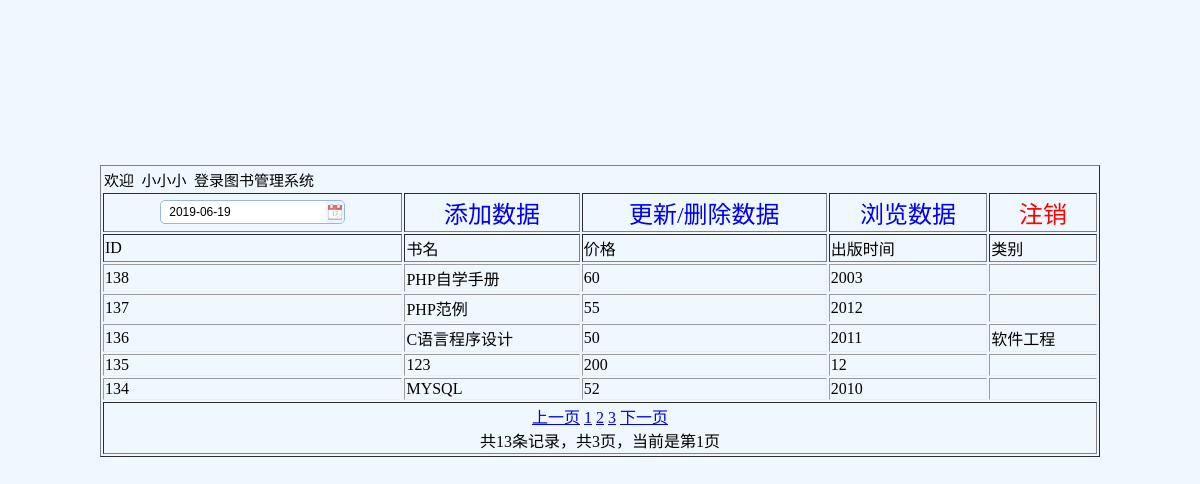
Screenshot of /select.php (signed in) with the database file from the repository.
### tables this page shows
CREATE TABLE IF NOT EXISTS `assmes` (
  `id` int(255) NOT NULL AUTO_INCREMENT,
  `name` char(255) DEFAULT NULL,
  `price` varchar(255) NOT NULL,
  `time` int(255) NOT NULL,
  `class` char(255) DEFAULT NULL,
  PRIMARY KEY (`id`)
);

### select.php (the view, shortened to what this page needs)
<link rel="stylesheet" type="text/css" href="./EASY_UI/themes/default/easyui.css"/>
<link rel="stylesheet" type="text/css" href="./EASY_UI/themes/icon.css"/>
<body bgcolor="#f0f8ff">
<form action="update.php" method="POST" style="position: relative;top: 20%">
    <table border="1" style="width:1000px;" align="center">
        <tr style="border: 0"><td colspan="6" style="border: 0"><marquee><span style="font-size: 15px;color:black;">欢迎&nbsp;
                        <?php
                        include_once("./conn.php");
                        if(!isset($_SESSION['name'])){
                            echo "<script>alert('没有访问权限，请先进行登陆！');location.href='index.php';</script>";
                        }
                        else{$name=$_SESSION['name']; echo urldecode($name); }?>
                        &nbsp;登录图书管理系统</span></marquee></td></tr>
        <tr>
            <td align="center" colspan="1"><font size="5px"/><input type="text" class="easyui-datebox"  value="<?php echo date("Y/m/d");?>"></td>
            <td align="center" colspan="1"><a href="insert.php" style="text-decoration: none"><font size="5px"/>添加数据</a></td>
            <td align="center" colspan="1"><a href="update.php" style="text-decoration: none"><font size="5px"/>更新/删除数据</a></td>
            <td align="center" colspan="1"><a href="select.php" style="text-decoration: none"><font size="5px"/>浏览数据</a></td>
            <td align="center" colspan="1"><a href="empty.php?name=$name" style="text-decoration: none" onclick='return con();'><font size="5px" color="red"/>注销</a></td>
        </tr>
        <tr>
            <td>ID</td>
            <td>书名</td>
            <td>价格</td>
            <td>出版时间</td>
            <td>类别</td>
        </tr>
        <?php
        include_once("./page.php");
        $search_sql="select * from assmes order by id desc";
        $result_news=mysqli_query($link,$search_sql);
        $total_records=mysqli_num_rows($result_news);
        $page_size=5;
        if(isset($_GET["page_current"]))
        {
            $page_current=$_GET["page_current"];
        }
        else
        {
            $page_current=1;
        }
        $start=($page_current-1)*$page_size;
        if($link)
        {
            $result_sql="select * from assmes order by id desc LIMIT $start,$page_size";
            $result=mysqli_query($link,$result_sql);
            while($mestable=mysqli_fetch_array($result,MYSQLI_ASSOC))
            {
                echo "<tr style='border: 0'><td>".$mestable['id']."</td>";
                echo "<td>".$mestable['name']."</td>";
                echo "<td>".$mestable['price']."</td>";
                echo "<td>".$mestable['time']."</td>";
                echo "<td>".$mestable['class']."</td>";
                echo "</tr>";
            }
            echo "<tr><td colspan='6' align='center'>";
            $url= $_SERVER['PHP_SELF'];
            page($total_records,$page_size,$page_current,$url,"");
        }
        else{
            echo "<script>alert('连接数据库失败');</script>";
        }
        ?>
        </td></tr></table></form>

### page.php (shortened to what this page needs)
<?php
function page($total_records,$page_size,$page_current,$url,$keyword){
    $total_pages=ceil($total_records/$page_size);
    $page_previous=($page_current<=1)?1:$page_current-1;
    $page_next = ($page_current>=$total_pages)?$total_pages:$page_current+1;
    $page_next = ($page_next==0)?1:$page_next;
    $page_start = ($page_current-5>0)?$page_current-5:0;
    $page_end = ($page_start+10<$total_pages)?$page_start+10:$total_pages;
    $page_start = $page_end-10;
    if($page_start<0) $page_start = 0;
    if(empty($keyword)){
        $navigator = "<a href=$url?page_current=$page_previous>上一页</a>  ";
        for($i=$page_start;$i<$page_end;$i++){
            $j = $i+1;
            $navigator.="<a href='$url?page_current=$j'>$j</a>  ";
        }
        $navigator.="<a href=$url?page_current=$page_next>下一页</a><br/>";
        $navigator.= "共".$total_records."条记录，共".$total_pages."页，当前是第".$page_current."页";
    }
    echo $navigator;
}
?>

### rows the page displays
assmes: id "138", name "PHP自学手册", price "60", time "2003"
assmes: id "137", name "PHP范例", price "55", time "2012"
assmes: id "136", name "C语言程序设计", price "50", time "2011", class "软件工程"
assmes: id "135", name "123", price "200", time "12"
assmes: id "134", name "MYSQL", price "52", time "2010"

### other values shown
urldecode($name) "小小小"
$j "1"
$j "2"
$j "3"
$navigator "共13条记录，共3页，当前是第1页"
